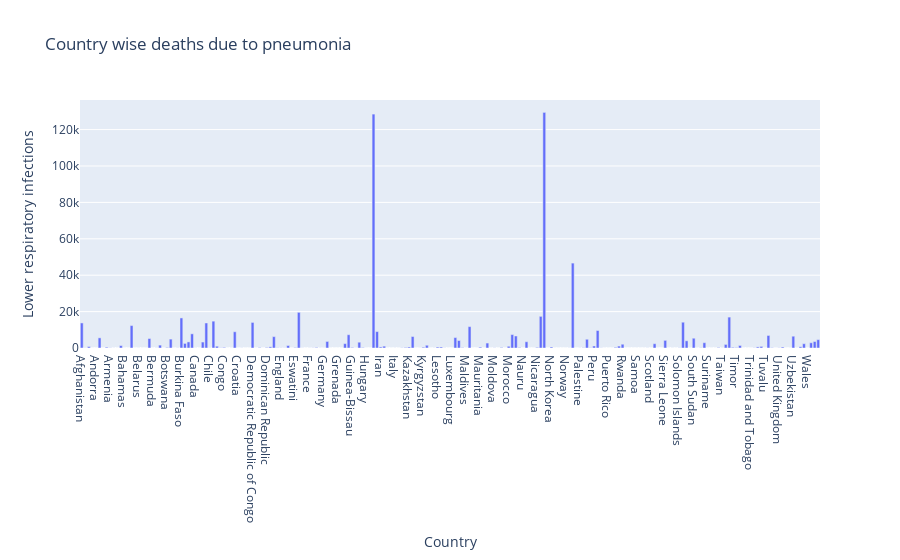

Notebook source saved alongside this figure:
### Code cell
fig = px.bar(data1_country, x="Country", y=data1_country["Lower respiratory infections"], title="Country wise deaths due to pneumonia")
fig.show()

### Figure 1 — Plotly figure (JSON) as saved in the notebook; plotly's stock layout.template omitted (floating-point values rounded to 4 significant figures; data arrays with more than 128 entries replaced by an {"elided": "..."} marker saying what was removed)
{"data": [{"alignmentgroup": "True", "hovertemplate": "Country=%{x}<br>Lower respiratory infections=%{y}<extra></extra>", "legendgroup": "", "marker": {"color": "#636efa", "pattern": {"shape": ""}}, "name": "", "offsetgroup": "", "orientation": "v", "showlegend": false, "textposition": "auto", "type": "bar", "x": {"elided": "208 str values"}, "xaxis": "x", "y": {"elided": "208 int values"}, "yaxis": "y"}], "layout": {"barmode": "relative", "legend": {"tracegroupgap": 0}, "title": {"text": "Country wise deaths due to pneumonia"}, "xaxis": {"anchor": "y", "domain": [0, 1], "title": {"text": "Country"}}, "yaxis": {"anchor": "x", "domain": [0, 1], "title": {"text": "Lower respiratory infections"}}}}
